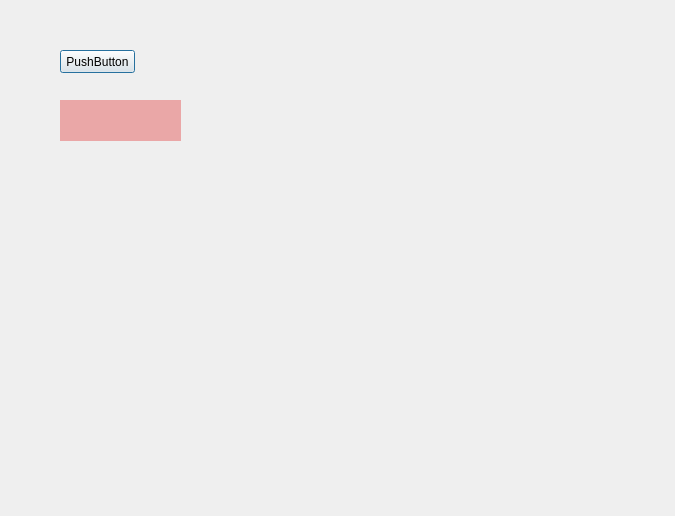
<?xml version="1.0" encoding="UTF-8"?>
<ui version="4.0">
 <class>Dialog</class>
 <widget class="QDialog" name="Dialog">
  <property name="geometry">
   <rect>
    <x>0</x>
    <y>0</y>
    <width>675</width>
    <height>516</height>
   </rect>
  </property>
  <property name="windowTitle">
   <string>Dialog</string>
  </property>
  <widget class="QPushButton" name="pushButton">
   <property name="geometry">
    <rect>
     <x>60</x>
     <y>50</y>
     <width>75</width>
     <height>23</height>
    </rect>
   </property>
   <property name="text">
    <string>PushButton</string>
   </property>
  </widget>
  <widget class="QLabel" name="label">
   <property name="geometry">
    <rect>
     <x>60</x>
     <y>100</y>
     <width>121</width>
     <height>41</height>
    </rect>
   </property>
   <property name="styleSheet">
    <string notr="true">background-color: rgb(234, 167, 167);</string>
   </property>
   <property name="text">
    <string/>
   </property>
   <property name="margin">
    <number>5</number>
   </property>
   <property name="indent">
    <number>5</number>
   </property>
  </widget>
 </widget>
 <resources/>
 <connections/>
</ui>
